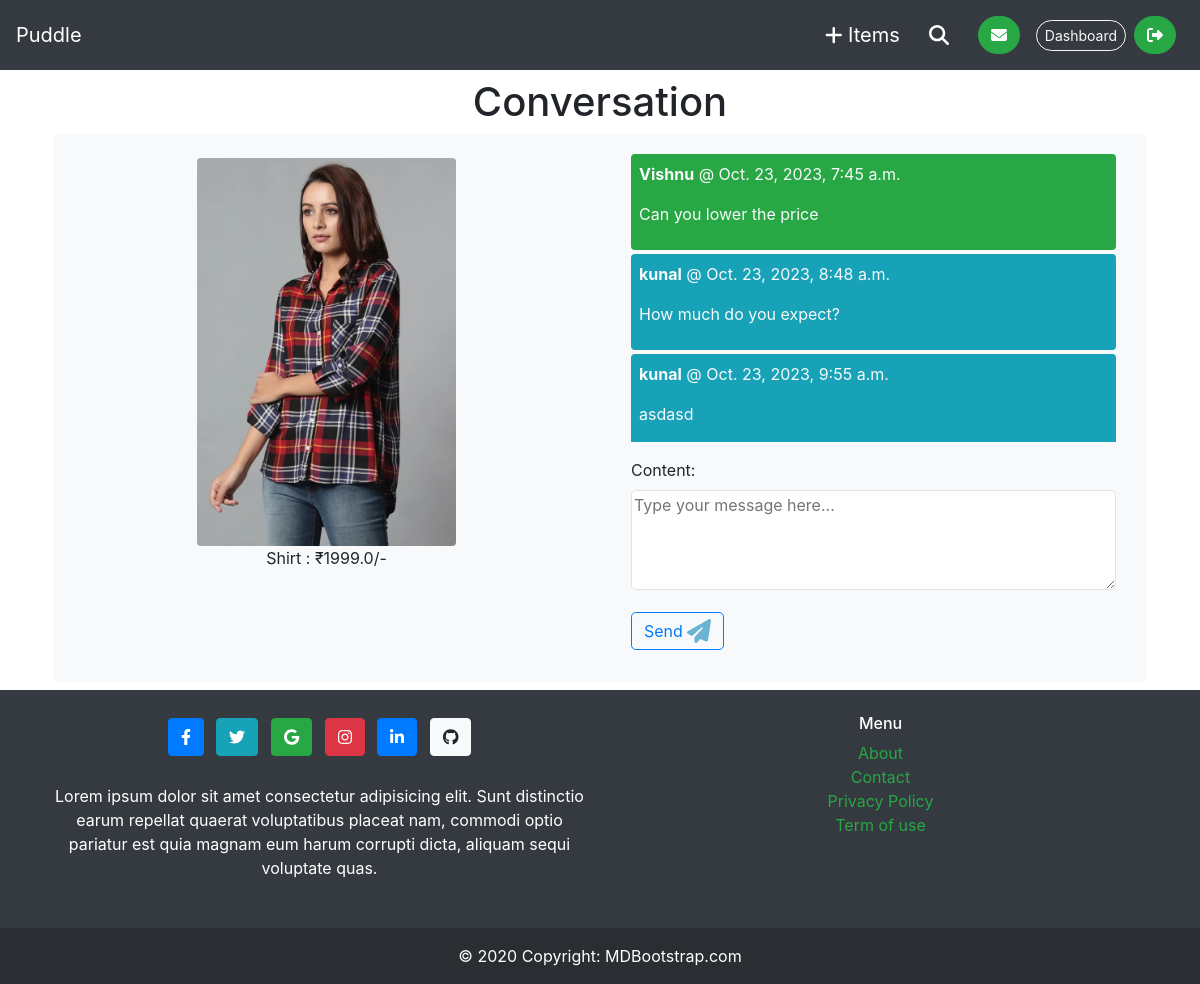
The page /inbox/1/ (signed in) on the database its author committed.
### conversation/models.py (models this page shows)
class Conversation(models.Model):
    item = models.ForeignKey(Item, related_name='conversations',on_delete=models.CASCADE)
    members = models.ManyToManyField(User, related_name='conversations')
    created_at = models.DateTimeField(auto_now_add=True)
    modified_at = models.DateTimeField(auto_now=True)
    class Meta:
        ordering = ('-modified_at',)

class ConversationMessage(models.Model):
    conversation = models.ForeignKey(Conversation, related_name='messages',on_delete=models.CASCADE)
    content = models.TextField()
    created_at = models.DateTimeField(auto_now_add=True)
    created_by = models.ForeignKey(User, related_name='Created_messages', on_delete=models.CASCADE)

### item/models.py (models this page shows, shortened)
class Item(models.Model):
    category = models.ForeignKey(Category, related_name='items', on_delete=models.CASCADE)
    name = models.CharField(max_length=255)
    description = models.TextField(blank=True, null=True)
    price = models.FloatField()
    image= models.ImageField(upload_to='item_images', blank=True, null=True)
    is_sold = models.BooleanField(default=False)
    created_by = models.ForeignKey(User, related_name='items', on_delete= models.CASCADE)
    created_at = models.DateTimeField(auto_now_add=True)
    class Meta:
        ordering = ('name',)

### conversation/views.py (the view)
# urls.py: path('<int:pk>/',views.detail,name='detail'),
@login_required
def detail(request,pk):
    conversation = Conversation.objects.filter(members__in=[request.user.id]).get(pk=pk)
    if request.method == 'POST':
        form = ConversationMessageForm(request.POST)
        if form.is_valid():
            conversation_message = form.save(commit=False)
            conversation_message.conversation = conversation
            conversation_message.created_by = request.user
            conversation_message.save()
            conversation.save()
            return redirect('conversation:detail',pk=pk)
    else:
        form = ConversationMessageForm()
    return render(request, 'conversation/detail.html',{
        'conversation': conversation,
        'form':form,
    })

### conversation/forms.py
class ConversationMessageForm(forms.ModelForm):
    class Meta:
        model = ConversationMessage
        fields = ('content',)
        widgets = {
            'content': forms.Textarea(attrs={
                'class':' w-100 p-6 rounded-lg border',
                'placeholder':'Type your message here...',
                'style':'height:100px'
            })
        }

### conversation/templates/conversation/detail.html (shortened to what this page needs)
{% extends "core/base.html" %}
{% block content %}
    <h1 class="text-center m-2">Conversation</h1>
    <div class="row bg-light rounded m-2">
        <div class="col-sm-6  text-center">
            <img class="w-50 mt-4 rounded" src="{{conversation.item.image.url}}" alt="">
            <p>{{conversation.item.name}} : <span>&#8377;</span>{{conversation.item.price}}/-</p>
        </div>
        <div class="col-sm-6 p-6">
            <div class="rounded m-2 p-2 overflow-auto " style="height:300px">
                {% for message in conversation.messages.all  %}
                        <div class="w-20 d-block media my-1  rounded text-light {% if message.created_by == request.user %} bg-info {% else %} bg-success{% endif %}">
                            <div class="media-body p-2">
                                <p><strong>{{message.created_by.username}}</strong> @ {{message.created_at}}</p>
                                <p>{{message.content}}</p>
                            </div>
                        </div>
                {% endfor %}
            </div>
            <form class="m-2 p-2 " method="post" action=".">
                {{form.as_p}}
                <button class="btn btn-outline-primary rounded-lg mb-3">Send <i class=" fa-solid fa-paper-plane fa-xl" style="color: #6ab3d2;" type="button"></i></button>
            </form>
    </div>
</div>
{% endblock content%}

### rows shown on the page
Conversation: item.image (picture), item.name "Shirt", item.price "1999.0"
ConversationMessage: created_by.username "Vishnu", created_at "Oct. 23, 2023, 7:45 a.m.", content "Can you lower the price"
ConversationMessage: created_by.username "kunal", created_at "Oct. 23, 2023, 8:48 a.m.", content "How much do you expect?"
ConversationMessage: created_by.username "kunal", created_at "Oct. 23, 2023, 9:55 a.m.", content "asdasd"
